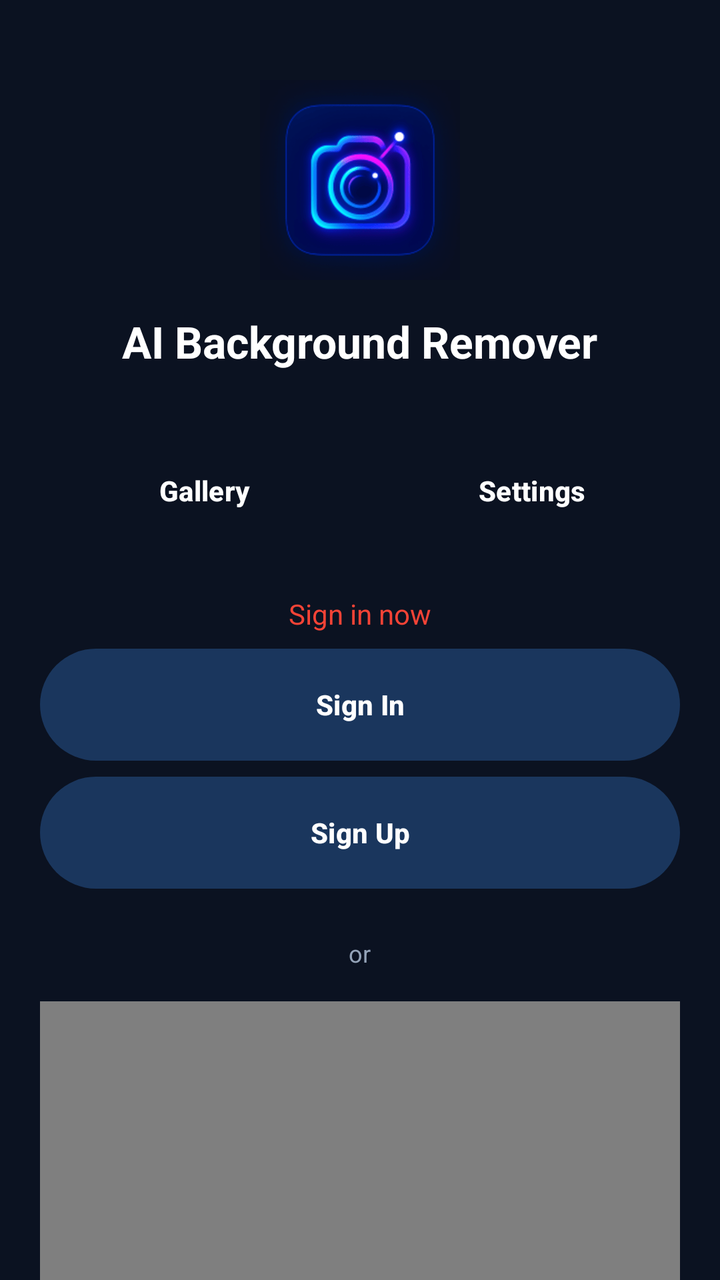
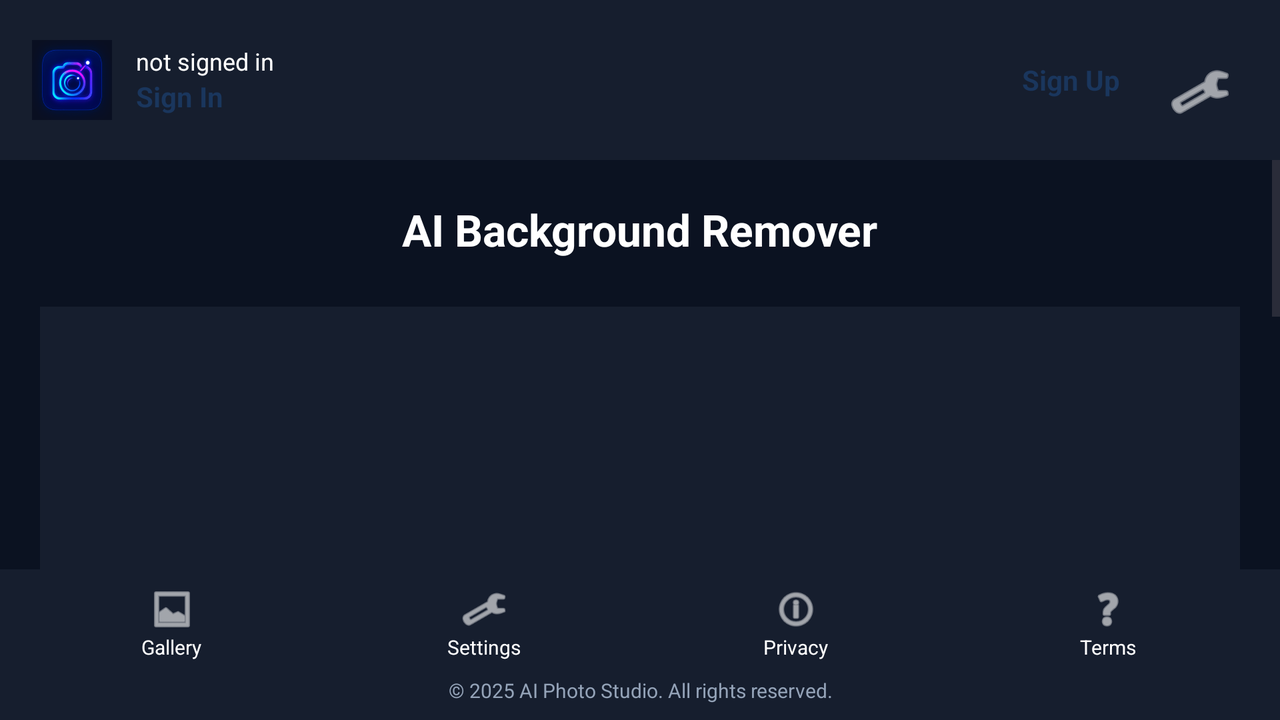

The same Android screen from two of the app's own layout files: first res/layout/ as a phone draws it, then the repository's variant for another configuration, drawn on a device whose configuration selects that folder. Both files follow.
<!-- AndroidManifest.xml: application theme Theme.AIBackgroundRemover -->
<!-- res/layout/activity_main.xml -->
<?xml version="1.0" encoding="utf-8"?>
<androidx.constraintlayout.widget.ConstraintLayout
    xmlns:android="http://schemas.android.com/apk/res/android"
    xmlns:app="http://schemas.android.com/apk/res-auto"
    xmlns:tools="http://schemas.android.com/tools"
    android:layout_width="match_parent"
    android:layout_height="match_parent"
    android:background="@color/brand_background">

    <androidx.core.widget.NestedScrollView
        android:layout_width="match_parent"
        android:layout_height="match_parent"
        android:fillViewport="true"
        android:scrollbars="none">

        <LinearLayout
            android:layout_width="match_parent"
            android:layout_height="wrap_content"
            android:orientation="vertical"
            android:padding="20dp"
            android:gravity="center_horizontal">

            
            <ImageView
                android:layout_width="100dp"
                android:layout_height="100dp"
                android:src="@drawable/logo"
                android:layout_marginTop="20dp"
                android:layout_marginBottom="16dp"
                android:contentDescription="@string/logo" />

            <TextView
                android:layout_width="wrap_content"
                android:layout_height="wrap_content"
                android:text="@string/ai_background_remover"
                android:textColor="@color/white"
                android:textSize="22sp"
                android:textStyle="bold"
                android:layout_marginBottom="32dp" />

            
            <LinearLayout
                android:layout_width="match_parent"
                android:layout_height="wrap_content"
                android:orientation="horizontal"
                android:layout_marginBottom="24dp"
                style="?android:attr/buttonBarStyle">

                <Button
                    android:id="@+id/btn_gallery"
                    android:layout_width="0dp"
                    android:layout_height="56dp"
                    android:layout_weight="1"
                    android:layout_marginEnd="8dp"
                    android:background="@drawable/pill_button"
                    android:backgroundTint="#2563EB"
                    android:text="@string/gallery"
                    android:textAllCaps="false"
                    android:textColor="@color/white"
                    android:textStyle="bold"
                    style="?android:attr/buttonBarButtonStyle" />

                <Button
                    android:id="@+id/btn_header_settings"
                    android:layout_width="0dp"
                    android:layout_height="56dp"
                    android:layout_weight="1"
                    android:background="@drawable/pill_button"
                    android:backgroundTint="#161E2E"
                    android:text="@string/settings"
                    android:textAllCaps="false"
                    android:textColor="@color/white"
                    android:textStyle="bold"
                    style="?android:attr/buttonBarButtonStyle" />
            </LinearLayout>

            
            <TextView
                android:id="@+id/tv_auth_status"
                android:layout_width="wrap_content"
                android:layout_height="wrap_content"
                android:text="@string/sign_in_now"
                android:textColor="@color/status_red"
                android:textSize="14sp"
                android:layout_marginBottom="8dp" />

            
            <Button
                android:id="@+id/btn_auth_action"
                android:layout_width="match_parent"
                android:layout_height="56dp"
                android:layout_marginBottom="8dp"
                android:background="@drawable/pill_button"
                android:backgroundTint="#2563EB"
                android:text="@string/sign_in"
                android:textAllCaps="false"
                android:textColor="@color/white"
                android:textStyle="bold" />

            <Button
                android:id="@+id/btn_sign_up"
                android:layout_width="match_parent"
                android:layout_height="56dp"
                android:layout_marginBottom="24dp"
                android:background="@drawable/pill_button"
                android:backgroundTint="#161E2E"
                android:text="@string/sign_up"
                android:textAllCaps="false"
                android:textColor="@color/white"
                android:textStyle="bold" />

            
            <TextView
                android:layout_width="wrap_content"
                android:layout_height="wrap_content"
                android:text="@string/or"
                android:textColor="@color/brand_text_secondary"
                android:textSize="12sp"
                android:layout_marginBottom="16dp" />

            
            <LinearLayout
                android:layout_width="match_parent"
                android:layout_height="600dp"
                android:orientation="vertical"
                android:background="@drawable/input_background"
                android:layout_marginBottom="12dp">

                <WebView
                    android:id="@+id/webView"
                    android:layout_width="match_parent"
                    android:layout_height="match_parent"
                    android:nestedScrollingEnabled="true" />
            </LinearLayout>

            
            <Button
                android:id="@+id/btn_save_fixed"
                android:layout_width="match_parent"
                android:layout_height="56dp"
                android:layout_marginBottom="24dp"
                android:background="@drawable/pill_button"
                android:backgroundTint="#2563EB"
                android:text="@string/save_to_gallery"
                android:textAllCaps="false"
                android:textColor="@color/white"
                android:textStyle="bold"
                android:visibility="gone"
                tools:visibility="visible" />

            
            <ImageView
                android:id="@+id/footer_logo"
                android:layout_width="72dp"
                android:layout_height="72dp"
                android:layout_marginBottom="10dp"
                android:src="@drawable/logo"
                android:contentDescription="@string/logo" />

            
            <LinearLayout
                android:layout_width="match_parent"
                android:layout_height="wrap_content"
                android:orientation="horizontal"
                android:gravity="center"
                android:layout_marginBottom="16dp">

                <ImageButton
                    android:id="@+id/btn_whatsapp"
                    android:layout_width="48dp"
                    android:layout_height="48dp"
                    android:background="?attr/selectableItemBackgroundBorderless"
                    android:src="@drawable/ic_whatsapp_brand"
                    android:contentDescription="@string/whatsapp"
                    android:scaleType="fitCenter"
                    app:tint="@null" />

                <ImageButton
                    android:id="@+id/btn_facebook"
                    android:layout_width="48dp"
                    android:layout_height="48dp"
                    android:layout_marginHorizontal="18dp"
                    android:background="?attr/selectableItemBackgroundBorderless"
                    android:src="@drawable/ic_facebook_brand"
                    android:contentDescription="@string/facebook"
                    android:scaleType="fitCenter"
                    app:tint="@null" />

                <ImageButton
                    android:id="@+id/btn_tiktok"
                    android:layout_width="48dp"
                    android:layout_height="48dp"
                    android:background="?attr/selectableItemBackgroundBorderless"
                    android:src="@drawable/ic_tiktok_brand"
                    android:contentDescription="@string/tiktok"
                    android:scaleType="fitCenter"
                    app:tint="@null" />
            </LinearLayout>

            
            <LinearLayout
                android:layout_width="match_parent"
                android:layout_height="wrap_content"
                android:orientation="horizontal"
                android:gravity="center"
                android:layout_marginBottom="8dp">

                <Button
                    android:id="@+id/btn_gallery_footer"
                    android:layout_width="wrap_content"
                    android:layout_height="56dp"
                    android:layout_marginEnd="8dp"
                    android:background="@drawable/pill_button"
                    android:backgroundTint="#2563EB"
                    android:text="@string/gallery"
                    android:textAllCaps="false"
                    android:textColor="@color/white"
                    android:textStyle="bold"
                    android:paddingHorizontal="24dp" />

                <Button
                    android:id="@+id/btn_settings_footer"
                    android:layout_width="wrap_content"
                    android:layout_height="56dp"
                    android:background="@drawable/pill_button"
                    android:backgroundTint="#161E2E"
                    android:text="@string/settings"
                    android:textAllCaps="false"
                    android:textColor="@color/white"
                    android:textStyle="bold"
                    android:paddingHorizontal="24dp" />
            </LinearLayout>

            
            <LinearLayout
                android:layout_width="match_parent"
                android:layout_height="wrap_content"
                android:orientation="horizontal"
                android:gravity="center"
                android:layout_marginBottom="20dp">

                <Button
                    android:id="@+id/btn_privacy_footer"
                    android:layout_width="wrap_content"
                    android:layout_height="56dp"
                    android:layout_marginEnd="8dp"
                    android:background="@drawable/pill_button"
                    android:backgroundTint="#3B82F6"
                    android:text="@string/privacy_policy"
                    android:textAllCaps="false"
                    android:textColor="@color/white"
                    android:textStyle="bold"
                    android:paddingHorizontal="24dp" />

                <Button
                    android:id="@+id/btn_terms_footer"
                    android:layout_width="wrap_content"
                    android:layout_height="56dp"
                    android:background="@drawable/pill_button"
                    android:backgroundTint="#3B82F6"
                    android:text="@string/terms_of_service"
                    android:textAllCaps="false"
                    android:textColor="@color/white"
                    android:textStyle="bold"
                    android:paddingHorizontal="24dp" />
            </LinearLayout>

            <TextView
                android:layout_width="match_parent"
                android:layout_height="wrap_content"
                android:text="@string/footer_ownership"
                android:textColor="@color/brand_text_secondary"
                android:textSize="11sp"
                android:gravity="center"
                android:layout_marginBottom="40dp" />

        </LinearLayout>
    </androidx.core.widget.NestedScrollView>

    <com.google.android.material.floatingactionbutton.ExtendedFloatingActionButton
        android:id="@+id/fab_save"
        android:layout_width="wrap_content"
        android:layout_height="wrap_content"
        android:layout_margin="16dp"
        android:text="@string/save_to_gallery"
        android:textColor="@color/white"
        android:visibility="gone"
        app:backgroundTint="#2563EB"
        app:icon="@android:drawable/ic_menu_save"
        app:iconTint="@color/white"
        app:layout_constraintBottom_toBottomOf="parent"
        app:layout_constraintEnd_toEndOf="parent" />

</androidx.constraintlayout.widget.ConstraintLayout>
<!-- resources referenced by this layout -->
<resources>
  <color name="brand_background">#0B1221</color>
  <color name="brand_text_secondary">#94A3B8</color>
  <color name="status_red">#F44336</color>
  <color name="white">#FFFFFFFF</color>
  <!-- drawable input_background (drawable) -->
  <?xml version="1.0" encoding="utf-8"?>
  <shape xmlns:android="http://schemas.android.com/apk/res/android">
      <solid android:color="@color/brand_surface" />
      <stroke
          android:width="1dp"
          android:color="@color/brand_border" />
      <corners android:radius="8dp" />
  </shape>
  <!-- drawable logo: png bitmap (drawable, 42171 bytes) -->
  <!-- drawable pill_button (drawable) -->
  <?xml version="1.0" encoding="utf-8"?>
  <shape xmlns:android="http://schemas.android.com/apk/res/android">
      <corners android:radius="100dp" />
      <solid android:color="@color/brand_light_blue" />
      <padding android:left="16dp" android:right="16dp" android:top="8dp" android:bottom="8dp" />
      <item name="ic_whatsapp_brand" type="drawable">@drawable/logo</item>
      <item name="ic_tiktok_brand" type="drawable">@drawable/logo</item>
      <item name="ic_facebook_brand" type="drawable">@drawable/logo</item>
  </shape>
  <string name="ai_background_remover">AI Background Remover</string>
  <string name="facebook">Facebook</string>
  <string name="footer_ownership">© 2025 AI Photo Studio. All rights reserved.</string>
  <string name="gallery">Gallery</string>
  <string name="logo">Logo</string>
  <string name="or">or</string>
  <string name="privacy_policy">Privacy Policy</string>
  <string name="save_to_gallery">Save to Gallery</string>
  <string name="settings">Settings</string>
  <string name="sign_in">Sign In</string>
  <string name="sign_in_now">Sign in now</string>
  <string name="sign_up">Sign Up</string>
  <string name="terms_of_service">Terms of Service</string>
  <string name="tiktok">TikTok</string>
  <string name="whatsapp">Whats App</string>
  <style name="Theme.AIBackgroundRemover" parent="Theme.Material3.Light.NoActionBar">
          
          <item name="android:windowBackground">@color/brand_background</item>
          <item name="android:windowLightStatusBar">false</item>
  
          
          <item name="android:textColorPrimary">@color/brand_text</item>
          <item name="android:textColor">@color/brand_text</item>
          <item name="android:editTextColor">@color/brand_text</item>
  
          
          <item name="colorPrimary">@color/brand_primary</item>
          <item name="colorOnPrimary">@color/white</item>
          <item name="colorSurface">@color/brand_surface</item>
          <item name="colorOnSurface">@color/brand_text</item>
      </style>
  <color name="brand_surface">#161E2E</color>
  <color name="brand_border">#1E293B</color>
  <color name="brand_light_blue">#FFFFFF</color>
  <color name="brand_text">#FFFFFF</color>
  <color name="brand_primary">#1a365d</color>
</resources>
<!-- res/layout-land/activity_main.xml (the repository's variant of the layout above) -->
<!-- drawn on the phone turned sideways -->
<?xml version="1.0" encoding="utf-8"?>
<androidx.constraintlayout.widget.ConstraintLayout xmlns:android="http://schemas.android.com/apk/res/android"
    xmlns:app="http://schemas.android.com/apk/res-auto"
    xmlns:tools="http://schemas.android.com/tools"
    android:layout_width="match_parent"
    android:layout_height="match_parent"
    android:background="@color/brand_background">

    
    <LinearLayout
        android:id="@+id/header"
        android:layout_width="match_parent"
        android:layout_height="wrap_content"
        android:orientation="horizontal"
        android:padding="16dp"
        android:background="@color/brand_surface"
        android:gravity="center_vertical"
        app:layout_constraintTop_toTopOf="parent">

        <ImageView
            android:layout_width="40dp"
            android:layout_height="40dp"
            android:src="@drawable/logo"
            android:contentDescription="@string/logo" />

        <LinearLayout
            android:layout_width="0dp"
            android:layout_height="wrap_content"
            android:layout_weight="1"
            android:orientation="vertical"
            android:layout_marginStart="12dp">
            <TextView
                android:id="@+id/tv_auth_status"
                android:layout_width="wrap_content"
                android:layout_height="wrap_content"
                android:text="@string/not_signed_in"
                android:textColor="@color/white"
                android:textSize="12sp" />
            <TextView
                android:id="@+id/btn_auth_action"
                android:layout_width="wrap_content"
                android:layout_height="wrap_content"
                android:text="@string/sign_in"
                android:textColor="@color/brand_primary"
                android:textSize="14sp"
                android:textStyle="bold"
                android:clickable="true"
                android:focusable="true" />
        </LinearLayout>

        <TextView
            android:id="@+id/btn_sign_up"
            android:layout_width="wrap_content"
            android:layout_height="wrap_content"
            android:text="@string/sign_up"
            android:textColor="@color/brand_primary"
            android:layout_marginEnd="16dp"
            android:textSize="14sp"
            android:textStyle="bold"
            android:clickable="true"
            android:focusable="true" />

        <Button
            android:id="@+id/btn_header_settings"
            style="@style/Widget.Material3.Button.IconButton"
            android:layout_width="48dp"
            android:layout_height="48dp"
            android:background="?attr/selectableItemBackgroundBorderless"
            android:drawableTop="@android:drawable/ic_menu_manage"
            android:drawableTint="@color/white" />
    </LinearLayout>

    
    <ScrollView
        android:layout_width="match_parent"
        android:layout_height="0dp"
        android:fillViewport="true"
        app:layout_constraintTop_toBottomOf="@id/header"
        app:layout_constraintBottom_toTopOf="@id/footer">

        <LinearLayout
            android:layout_width="match_parent"
            android:layout_height="wrap_content"
            android:orientation="vertical"
            android:padding="20dp"
            android:gravity="center_horizontal">

            <TextView
                android:layout_width="wrap_content"
                android:layout_height="wrap_content"
                android:text="@string/ai_background_remover"
                android:textColor="@color/white"
                android:textSize="22sp"
                android:textStyle="bold"
                android:layout_marginBottom="24dp" />

            <FrameLayout
                android:id="@+id/iv_main_preview_container"
                android:layout_width="match_parent"
                android:layout_height="300dp"
                android:background="@color/brand_surface"
                android:padding="4dp">

                <ImageView
                    android:id="@+id/iv_main_preview"
                    android:layout_width="match_parent"
                    android:layout_height="match_parent"
                    android:scaleType="fitCenter"
                    android:contentDescription="@string/preview" />

                <ProgressBar
                    android:id="@+id/pb_processing"
                    android:layout_width="wrap_content"
                    android:layout_height="wrap_content"
                    android:layout_gravity="center"
                    android:visibility="gone" />
            </FrameLayout>

            <Button
                android:id="@+id/btn_choose_photo"
                android:layout_width="match_parent"
                android:layout_height="wrap_content"
                android:text="@string/choose_photo"
                android:layout_marginTop="24dp"
                android:backgroundTint="@color/brand_primary"
                android:textColor="@color/white"
                android:padding="12dp" />

            <Button
                android:id="@+id/btn_remove_bg"
                android:layout_width="match_parent"
                android:layout_height="wrap_content"
                android:text="@string/remove_background"
                android:layout_marginTop="12dp"
                android:backgroundTint="@color/status_green"
                android:textColor="@color/white"
                android:padding="12dp"
                android:visibility="gone" />

            <LinearLayout
                android:id="@+id/ll_post_process"
                android:layout_width="match_parent"
                android:layout_height="wrap_content"
                android:orientation="vertical"
                android:visibility="visible">

                <Button
                    android:id="@+id/btn_change_background"
                    android:layout_width="match_parent"
                    android:layout_height="wrap_content"
                    android:text="@string/change_background"
                    android:layout_marginTop="12dp"
                    android:backgroundTint="@color/brand_accent"
                    android:textColor="@color/white"
                    android:padding="12dp"
                    android:visibility="gone" />

                <Button
                    android:id="@+id/btn_choose_background"
                    android:layout_width="match_parent"
                    android:layout_height="wrap_content"
                    android:text="@string/choose_background"
                    android:layout_marginTop="12dp"
                    android:backgroundTint="@color/brand_accent"
                    android:textColor="@color/white"
                    android:padding="12dp"
                    android:visibility="gone" />

                <Button
                    android:id="@+id/btn_save_fixed"
                    android:layout_width="match_parent"
                    android:layout_height="wrap_content"
                    android:text="@string/save_to_gallery"
                    android:layout_marginTop="12dp"
                    android:backgroundTint="@color/brand_primary"
                    android:textColor="@color/white"
                    android:padding="12dp"
                    android:visibility="gone" />

                <Button
                    android:id="@+id/btn_download_device"
                    android:layout_width="match_parent"
                    android:layout_height="wrap_content"
                    android:text="@string/download_to_device"
                    android:layout_marginTop="12dp"
                    android:backgroundTint="@color/brand_surface"
                    android:textColor="@color/white"
                    android:padding="12dp"
                    android:visibility="gone" />
            </LinearLayout>

            <LinearLayout
                android:layout_width="wrap_content"
                android:layout_height="wrap_content"
                android:orientation="horizontal"
                android:layout_marginTop="32dp">
                <TextView android:id="@+id/btn_whatsapp" android:layout_width="wrap_content" android:layout_height="wrap_content" android:text="@string/whatsapp" android:textColor="@color/whatsapp_green" android:padding="8dp"/>
                <TextView android:id="@+id/btn_tiktok" android:layout_width="wrap_content" android:layout_height="wrap_content" android:text="@string/tiktok" android:textColor="@color/white" android:padding="8dp"/>
                <TextView android:id="@+id/btn_facebook" android:layout_width="wrap_content" android:layout_height="wrap_content" android:text="@string/facebook" android:textColor="@color/facebook_blue" android:padding="8dp"/>
            </LinearLayout>

        </LinearLayout>
    </ScrollView>

    <com.google.android.material.floatingactionbutton.ExtendedFloatingActionButton
        android:id="@+id/fab_save"
        android:layout_width="wrap_content"
        android:layout_height="wrap_content"
        android:layout_margin="16dp"
        android:text="@string/save"
        android:textColor="@color/white"
        android:backgroundTint="@color/brand_primary"
        app:icon="@android:drawable/ic_menu_save"
        app:iconTint="@color/white"
        android:visibility="gone"
        app:layout_constraintBottom_toTopOf="@id/footer"
        app:layout_constraintEnd_toEndOf="parent" />

    
    <LinearLayout
        android:id="@+id/footer"
        android:layout_width="match_parent"
        android:layout_height="wrap_content"
        android:orientation="vertical"
        android:background="@color/brand_surface"
        app:layout_constraintBottom_toBottomOf="parent">

        <LinearLayout
            android:layout_width="match_parent"
            android:layout_height="wrap_content"
            android:baselineAligned="false"
            android:orientation="horizontal"
            android:padding="8dp">

            <LinearLayout
                android:id="@+id/footer_gallery"
                android:layout_width="0dp"
                android:layout_height="wrap_content"
                android:layout_weight="1"
                android:orientation="vertical"
                android:gravity="center"
                android:clickable="true"
                android:focusable="true">
                <ImageView android:layout_width="24dp" android:layout_height="24dp" android:src="@android:drawable/ic_menu_gallery" app:tint="@color/white"
                    android:contentDescription="@string/gallery" />
                <TextView android:layout_width="wrap_content" android:layout_height="wrap_content" android:text="@string/gallery" android:textColor="@color/white" android:textSize="10sp"/>
            </LinearLayout>

            <LinearLayout
                android:id="@+id/footer_settings"
                android:layout_width="0dp"
                android:layout_height="wrap_content"
                android:layout_weight="1"
                android:orientation="vertical"
                android:gravity="center"
                android:clickable="true"
                android:focusable="true">
                <ImageView android:layout_width="24dp" android:layout_height="24dp" android:src="@android:drawable/ic_menu_manage" app:tint="@color/white"
                    android:contentDescription="@string/settings" />
                <TextView android:layout_width="wrap_content" android:layout_height="wrap_content" android:text="@string/settings" android:textColor="@color/white" android:textSize="10sp"/>
            </LinearLayout>

            <LinearLayout
                android:id="@+id/footer_privacy"
                android:layout_width="0dp"
                android:layout_height="wrap_content"
                android:layout_weight="1"
                android:orientation="vertical"
                android:gravity="center"
                android:clickable="true"
                android:focusable="true">
                <ImageView android:layout_width="24dp" android:layout_height="24dp" android:src="@android:drawable/ic_menu_info_details" app:tint="@color/white"
                    android:contentDescription="@string/privacy" />
                <TextView android:layout_width="wrap_content" android:layout_height="wrap_content" android:text="@string/privacy" android:textColor="@color/white" android:textSize="10sp"/>
            </LinearLayout>

            <LinearLayout
                android:id="@+id/footer_terms"
                android:layout_width="0dp"
                android:layout_height="wrap_content"
                android:layout_weight="1"
                android:orientation="vertical"
                android:gravity="center"
                android:clickable="true"
                android:focusable="true">
                <ImageView android:layout_width="24dp" android:layout_height="24dp" android:src="@android:drawable/ic_menu_help" app:tint="@color/white"
                    android:contentDescription="@string/terms" />
                <TextView android:layout_width="wrap_content" android:layout_height="wrap_content" android:text="@string/terms" android:textColor="@color/white" android:textSize="10sp"/>
            </LinearLayout>
        </LinearLayout>

        <TextView
            android:layout_width="match_parent"
            android:layout_height="wrap_content"
            android:text="@string/footer_ownership"
            android:textColor="@color/brand_text_secondary"
            android:textSize="10sp"
            android:gravity="center"
            android:paddingBottom="8dp" />
    </LinearLayout>

</androidx.constraintlayout.widget.ConstraintLayout>
<!-- resources referenced by the variant -->
<!-- as the phone turned sideways resolves them -->
<resources>
  <color name="brand_accent">#8b5cf6</color>
  <color name="brand_background">#0B1221</color>
  <color name="brand_primary">#1a365d</color>
  <color name="brand_surface">#161E2E</color>
  <color name="brand_text_secondary">#94A3B8</color>
  <color name="status_green">#4CAF50</color>
  <color name="white">#FFFFFFFF</color>
  <!-- drawable logo: png bitmap (drawable, 42171 bytes) -->
  <string name="ai_background_remover">AI Background Remover</string>
  <string name="change_background">Change Background</string>
  <string name="choose_background">Choose Background</string>
  <string name="choose_photo">Choose Photo</string>
  <string name="download_to_device">Download to Device</string>
  <string name="facebook">Facebook</string>
  <string name="footer_ownership">© 2025 AI Photo Studio. All rights reserved.</string>
  <string name="gallery">Gallery</string>
  <string name="logo">Logo</string>
  <string name="not_signed_in">not signed in</string>
  <string name="preview">Preview</string>
  <string name="privacy">Privacy</string>
  <string name="remove_background">Remove Background</string>
  <string name="save">Save</string>
  <string name="save_to_gallery">Save to Gallery</string>
  <string name="settings">Settings</string>
  <string name="sign_in">Sign In</string>
  <string name="sign_up">Sign Up</string>
  <string name="terms">Terms</string>
  <string name="tiktok">TikTok</string>
  <string name="whatsapp">Whats App</string>
  <style name="Theme.AIBackgroundRemover" parent="Theme.Material3.Light.NoActionBar">
          
          <item name="android:windowBackground">@color/brand_background</item>
          <item name="android:windowLightStatusBar">false</item>
  
          
          <item name="android:textColorPrimary">@color/brand_text</item>
          <item name="android:textColor">@color/brand_text</item>
          <item name="android:editTextColor">@color/brand_text</item>
  
          
          <item name="colorPrimary">@color/brand_primary</item>
          <item name="colorOnPrimary">@color/white</item>
          <item name="colorSurface">@color/brand_surface</item>
          <item name="colorOnSurface">@color/brand_text</item>
      </style>
  <color name="brand_text">#FFFFFF</color>
</resources>
